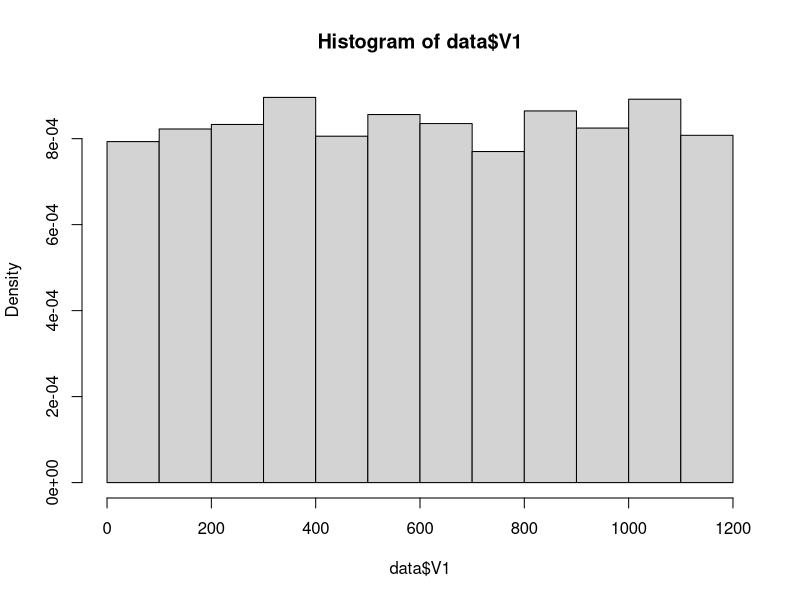
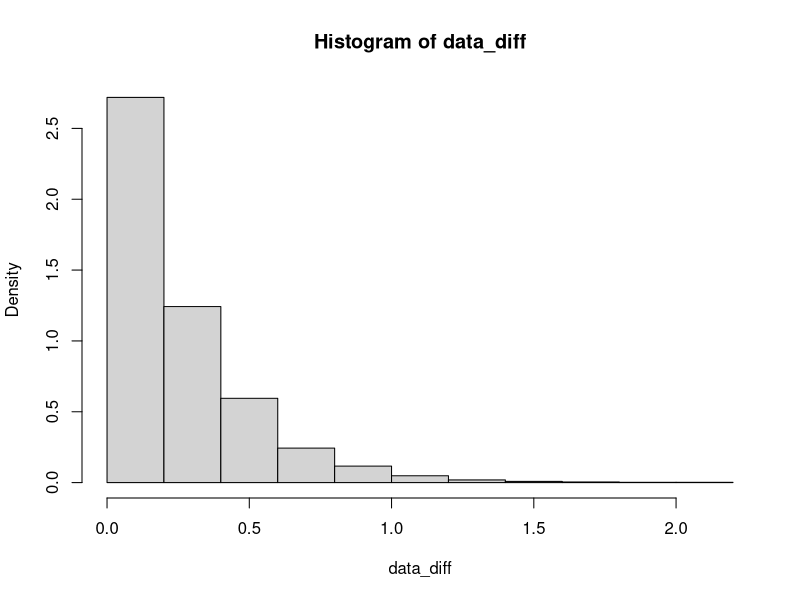
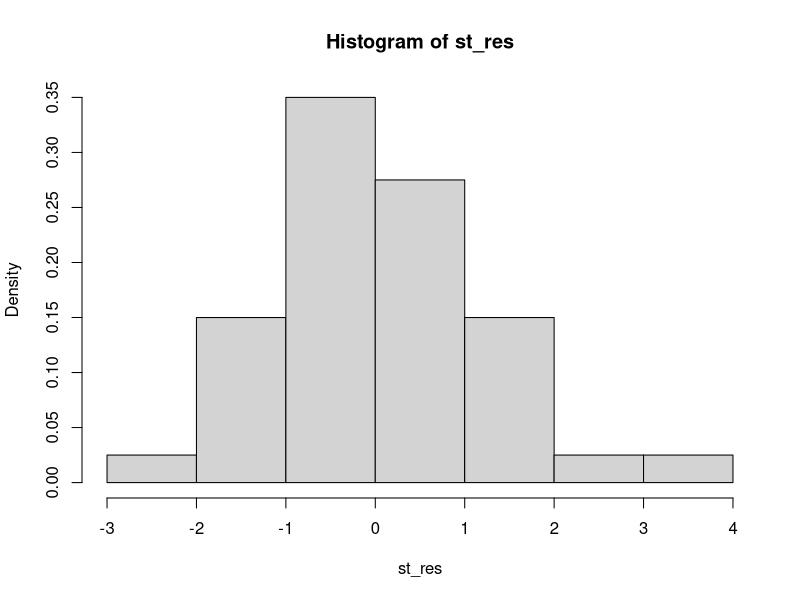
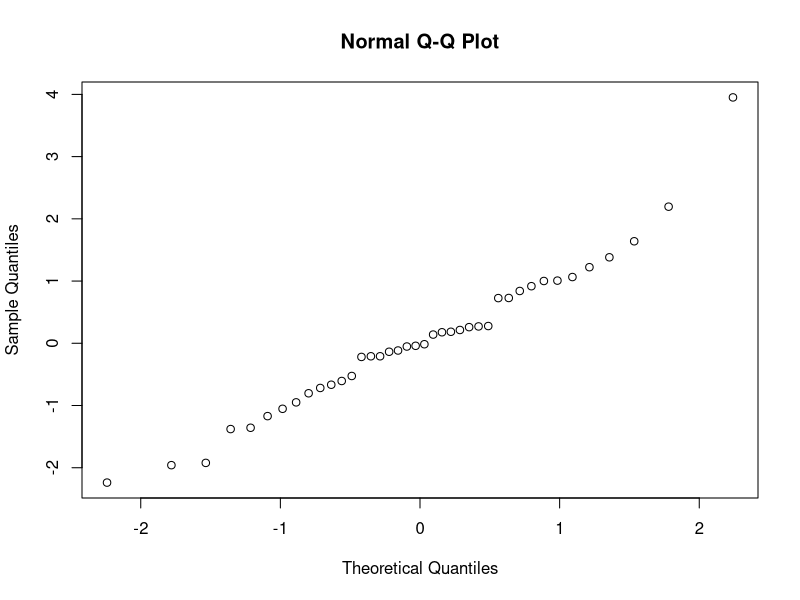
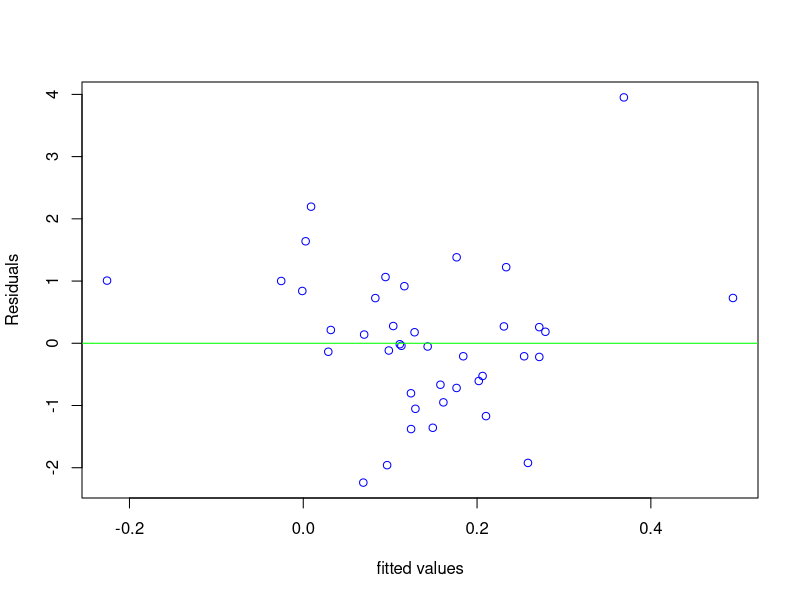

Write R code to recreate these figures, in order.
# Author: Carlos Jesus Caro
# Email: carlos.jesus-caro@edu.dsti.institute

##############################################################################
# Exercise 1
##############################################################################

# Importing the data
data <- read.table('./FinalExam/data1.txt', header = FALSE)
head(data)
class(data$V1)

# Option 1
##########

# Plotting the histogram
hist(data$V1, freq = FALSE)
# Note: Based on the histogream, it looks like an Uniform distribution

# Applying the Kolmogorov-Smirnov test
ks.test(data$V1, punif, min(data$V1), max(data$V1))
# Note: p-value: 0.783 ==> H0 is not rejected, data$V1 seems to be a uniform
# random variable

# Option 2
##########

# Calculating the time arrival between 2 points
data_diff <- diff(data$V1)

# Histogram of the time difference between 2 points from data$V1
hist(data_diff, freq = FALSE)
# Note: Based on the histogream, it looks like an Exponential distribution

# Performing the Kolmogorov - Smirnov test
ks.test(data_diff, pexp, 1 / mean(data_diff))
# Note: p-value: 0.5568 ==> We accept H0, the difference between 2 points of data$V1
# is an exponential random variable

# Calculating lambda
lambda_hat <- 1 / mean(data_diff)
lambda_hat

##############################################################################
# Exercise 2
##############################################################################

# Importing the data
uk_train <- read.table('./FinalExam/ukcomp1_r.dat', header = TRUE)
uk_test <- read.table('./FinalExam/ukcomp2_r.dat', header = TRUE)

# Exploring the training data set
head(uk_train)
class(uk_train)
dim(uk_train)

# Exploring the test data set
head(uk_test)
class(uk_test)
dim(uk_test)

# Note: All variables are numeric

# Checking the correlation
cor(uk_train)
# Note: There is no indication that a variable can be supressed from
# the correlatin analysis

# Building a linear model
lm_model <- lm(RETCAP~., data = uk_train)
summary(lm_model)
#  Note: Wihtout validating the noise, we can only consider the value
# coefficients since they are calculated with the least squared method
# and the adjusted R^2 value. Additional interpretations require the
# validation of the noise

# Validating the noise
# Step 1: Studiantized residuals
st_res <- rstudent(lm_model)
# Step 2: Histogram analysis
hist(st_res, freq = FALSE)
# Note: it seems to be Gaussian but it is not conclusive
# Step 3: QQ plot
qqnorm(st_res)
# Note: it seems to be ok for a Gaussian noise
# Step 4: checking homoscedasticity
plot.res <- function(x,y,title=" ")
{
  plot(x,y,col='blue',ylab='Residuals',xlab='fitted values',main=title)
  abline(h=0,col='green')
}
plot.res(predict(lm_model), st_res)
# Note: it looks ok for homscedasticity
# Applying the Shapiro test
shapiro.test(st_res)
# Notes: p-value = 0.167 ==> The residuals are Gaussian

# Variable selection
library(MASS)
# 1. AIC Backwards
mod_sel_back <- stepAIC(lm_model, ~., direction = c("backward"), test = "F")
# Note: AIC = -202.44
# Calculating the error
pred_aic_back <- predict(mod_sel_back, newdata = uk_test)
res_aic_back <- pred_aic_back - uk_test$RETCAP
error_aic_back <- mean(res_aic_back^2)
error_aic_back

# 2. AIC Forwards
mod_forward <- lm(RETCAP~1,data = uk_train)
mod_sel_forw <- stepAIC(mod_forward, RETCAP~WCFTCL+WCFTDT+GEARRAT+LOGSALE+
  LOGASST+NFATAST+CAPINT+FATTOT+INVTAST+PAYOUT+QUIKRAT+CURRAT,
                        data = uk_train,direction=c("forward"),test="F")
# Note: AIC = -201.57
mod_sel_forw <- stepAIC(lm_model, ~., direction = c("forward"), test = "F")# Calculating the error
pred_aic_forw <- predict(mod_sel_forw, newdata = uk_test)
res_aic_forw <- pred_aic_forw - uk_test$RETCAP
error_aic_forw <- mean(res_aic_forw^2)
error_aic_forw

# 3. AIC Stepwise
mod_sel_step <- stepAIC(lm_model, ~., direction = c("both"), test = "F")
# Note: AIC = -202.44
# Calculating the error
pred_aic_step <- predict(mod_sel_step, newdata = uk_test)
res_aic_step <- pred_aic_step - uk_test$RETCAP
error_aic_step <- mean(res_aic_step^2)
error_aic_step

# 4. Lasso
library(glmnet)
# Finding the best lambda with cross validation
lasso_cv <- cv.glmnet(as.matrix(uk_train[, -1]), uk_train[, 1], alpha=1)
# Building the model with Lasso and the best lambda
var_sel_lasso <- glmnet(uk_train[, -1], uk_train[, 1], alpha = 1,
                        lambda = lasso_cv$lambda.1se)
# Observing the selected variables by Lasso
var_sel_lasso$beta
# Note: Selected variables = CAPINT, LOGSALE, CURRAT, NFATAST, FATTOT,
# PAYOUT, WCFTCL

# Building the model with Lasso selected variables
mod_sel_lasso <- lm(RETCAP ~ CAPINT + LOGSALE + CURRAT + NFATAST +
                  FATTOT + PAYOUT + WCFTCL, data = uk_train)
summary(mod_sel_lasso)

# Calculating the error
pred_aic_lasso <- predict(mod_sel_lasso, newdata = uk_test)
res_aic_lasso <- pred_aic_lasso - uk_test$RETCAP
error_aic_lasso <- mean(res_aic_lasso^2)

# Final model selection
errors <- c("AIC_Backward" = error_aic_back,
            "AIC_forward" = error_aic_forw,
            "AIC_step" = error_aic_step,
            "Lasso" = error_aic_lasso)

print("Smallest error is ")

